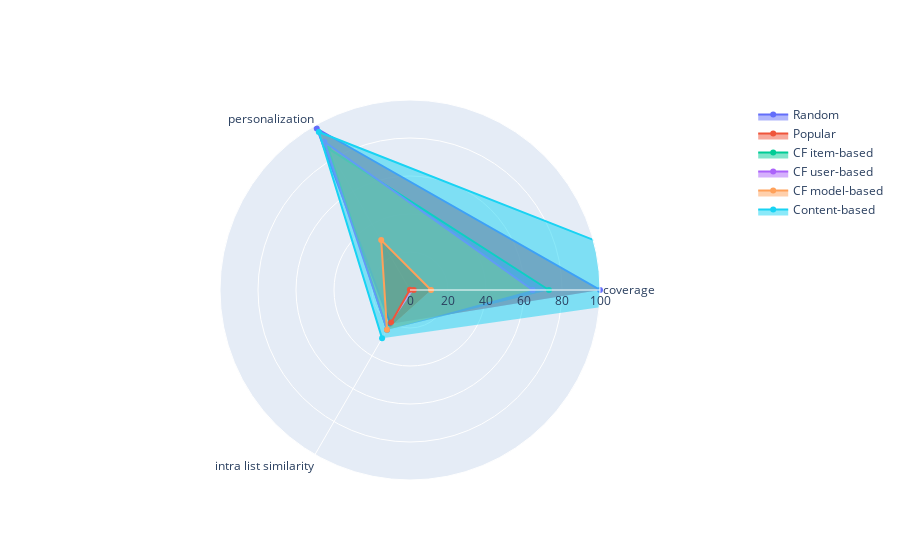

Source (notebook cell):
### Markdown cell above
* Summary plot

### Code cell
recmetrics.metrics_plot(model_names=model_names,
                        coverage_scores=[coverage_random, coverage_popular, coverage_memorycf, coverage_modelcf, coverage_ensemble, coverage_content_s, coverage_content_m],
                        personalization_scores=[personalization_random, personalization_popular, personalization_memorycf, personalization_modelcf, personalization_ensemble, personalization_content_s, personalization_content_m],
                        intra_list_similarity_scores = [diversity_random, diversity_popular, diversity_memorycf, diversity_modelcf, diversity_ensemble,diversity_content_single, diversity_content_multi])

### Figure 1 — Plotly figure (JSON) as saved in the notebook; plotly's stock layout.template omitted (floating-point values rounded to 4 significant figures)
{"data": [{"fill": "tonext", "name": "Random", "r": [100, 98.15, 20.57], "theta": ["coverage", "personalization", "intra list similarity"], "type": "scatterpolar"}, {"fill": "tonext", "name": "Popular", "r": [1.96, 0.1022, 19.8], "theta": ["coverage", "personalization", "intra list similarity"], "type": "scatterpolar"}, {"fill": "tonext", "name": "CF item-based", "r": [73.12, 86.02, 24.19], "theta": ["coverage", "personalization", "intra list similarity"], "type": "scatterpolar"}, {"fill": "tonext", "name": "CF user-based", "r": [64.55, 90.07, 24.15], "theta": ["coverage", "personalization", "intra list similarity"], "type": "scatterpolar"}, {"fill": "tonext", "name": "CF model-based", "r": [11.08, 30.31, 24.23], "theta": ["coverage", "personalization", "intra list similarity"], "type": "scatterpolar"}, {"fill": "tonext", "name": "Content-based", "r": [163.6, 95.99, 29.38], "theta": ["coverage", "personalization", "intra list similarity"], "type": "scatterpolar"}], "layout": {"polar": {"radialaxis": {"range": [0, 100], "visible": true}}, "showlegend": true}}
